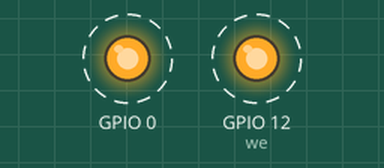
The sketch below on a simulated ESP8266 (NodeMCU). Shown: output pins drawn as LEDs (lit = HIGH). Dashed ring = blinking. What the sketch prints to the serial monitor is not drawn.

Above: at 0.2 s.
Timing chart, 0 to 3.0 s (numbered marks = the images above):
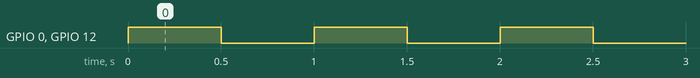

Measured:
- by itself, GPIO 0, GPIO 12 (we): alternates HIGH for 0.50 s and LOW for 0.50 s

The sketch:

blinkTest.ino
```cpp
#include <ESP8266WiFi.h>
uint8_t MAC_array[6];
char MAC_char[18];

void setup() {
  pinMode(0, OUTPUT);
  pinMode(12, OUTPUT); // we're going to blink a basic LED on pin 12
  Serial.begin(115200); // is this the offending line??
  // Serial.println("encoding test!!");

  WiFi.macAddress(MAC_array); // need to find MAC address
  for (int i = 0; i < sizeof(MAC_array); ++i) {
    // sprintf(MAC_char,"%s%02x:",MAC_char,MAC_array[i]);
    sprintf(MAC_char, "%s%02x:", MAC_char, MAC_array[i]);
  }

  Serial.println(MAC_char);
}


void loop() {
  digitalWrite(0, HIGH);
  digitalWrite(12, HIGH);
  delay(500); //
  digitalWrite(0, LOW);
  digitalWrite(12, LOW);
  delay(500);
}
```
